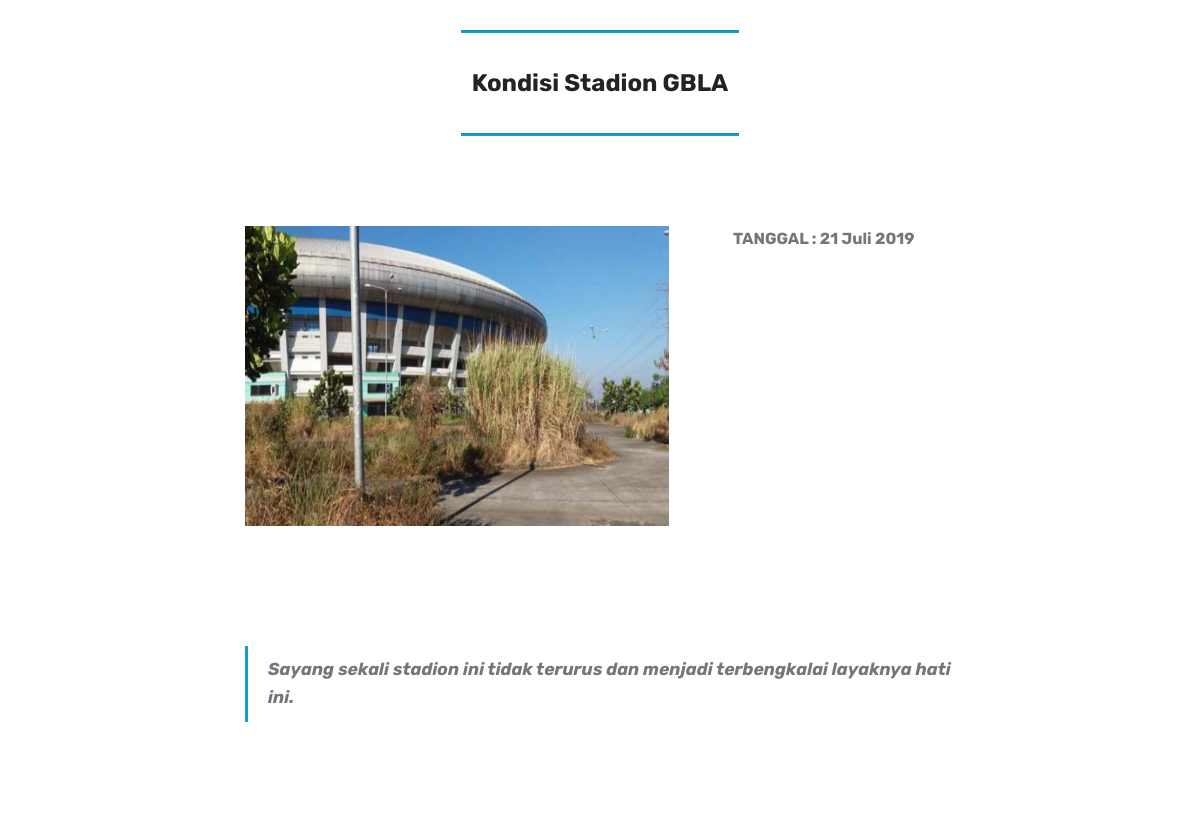
/lanjutberita1.php, run on the app's committed database.
### tables this page shows
CREATE TABLE IF NOT EXISTS `berita` (
`id_file` int(20) NOT NULL,
  `judul` varchar(300) NOT NULL,
  `tanggal` varchar(20) NOT NULL,
  `isi_singkat` varchar(300) NOT NULL,
  `isi_lengkap` longtext NOT NULL,
  `nama_file` varchar(300) NOT NULL
);

### lanjutberita1.php (the view, shortened to what this page needs)
<!DOCTYPE html>
<html  >
<head>
  <link rel="stylesheet" href="etc5/assets/tether/tether.min.css">
  <link rel="stylesheet" href="etc5/assets/bootstrap/css/bootstrap.min.css">
  <link rel="stylesheet" href="etc5/assets/bootstrap/css/bootstrap-grid.min.css">
  <link rel="stylesheet" href="etc5/assets/bootstrap/css/bootstrap-reboot.min.css">
  <link rel="stylesheet" href="etc5/assets/theme/css/style.css">
  <link rel="stylesheet" href="etc5/assets/mobirise/css/mbr-additional.css" type="text/css">
</head>
<body><?php
  $query_mysql = mysql_query("SELECT * FROM berita WHERE id_file = '1'")or die(mysql_error());
  while($data = mysql_fetch_array($query_mysql)){
  ?>
  <section class="mbr-section article content9 cid-rwh3Hn5seR" id="content9-h">
    <div class="container">
        <div class="inner-container" style="width: 100%;">
            <hr class="line" style="width: 25%;">
            <div class="section-text align-center mbr-fonts-style display-5"><strong>
                    <?php echo $data['judul'] ?></div>
            <hr class="line" style="width: 25%;">
        </div>
        </div>
</section>
<section class="engine"><a href="https://mobirise.info/d">web maker</a></section><section class="mbr-section content6 cid-rwh3cw7SiJ" id="content6-e">
    <div class="container">
        <div class="media-container-row">
            <div class="col-12 col-md-8">
                <div class="media-container-row">
                    <div class="mbr-figure" style="width: 200%;">
                      <img src="<?php echo "fileberita/".$data['nama_file']; ?>" width="700" height="300">
                    </div>
                    <div class="media-content">
                        <div class="mbr-section-text">
                            <p class="mbr-text mb-0 mbr-fonts-style display-7">
                               <strong>TANGGAL : </strong> <?php echo $data['tanggal'] ?>
                            </p>
                        </div>
                    </div>
                </div>
            </div>
        </div>
    </div>
</section>
<section class="mbr-section article content1 cid-rwh3mL30mn" id="content2-f">
    <div class="container">
        <div class="media-container-row">
            <div class="mbr-text col-12 col-md-8 mbr-fonts-style display-7">
                <blockquote> <?php echo $data['isi_lengkap'] ?></blockquote>
            </div>
        </div>
    </div>
</section>
<?php } ?>
</body>
</html>

### etc5/assets/theme/css/style.css (style rules this page uses)
section { background-color: #eeeeee; }
section, .container, .container-fluid { position: relative; word-wrap: break-word; }
body { color: #232323; }
b, strong { font-weight: bold; }
blockquote { padding: 10px 0 10px 20px; position: relative; border-left: 2px solid; border-color: #ff3366; }
body { position: relative; }
section { background-position: 50% 50%; background-repeat: no-repeat; background-size: cover; }
.align-center { text-align: center; }
.media-content { -webkit-flex-basis: 100%; flex-basis: 100%; }
.media-container-row { display: -ms-flexbox; display: -webkit-flex; display: flex; -webkit-flex-direction: row; -ms-flex-direction: row; flex-direction: row; -webkit-flex-wrap: wrap; -ms-flex-wrap: wrap; flex-wrap: wrap; -webkit-justify-content: center; -ms-flex-pack: center; justify-content: center; -webkit-align-content: center; -ms-flex-line-pack: center; align-content: center; -webkit-align-items: start; -ms-flex-align: start; align-items: start; }
@media (min-width: 992px) { .media-container-row { -webkit-flex-wrap: nowrap; -ms-flex-wrap: nowrap; flex-wrap: nowrap; } }
.mbr-figure img, .mbr-figure iframe { display: block; width: 100%; }
.mbr-figure { -ms-flex-item-align: center; -ms-grid-row-align: center; -webkit-align-self: center; align-self: center; }
.mbr-figure img, .card-img img { width: 100%; }

### etc5/assets/mobirise/css/mbr-additional.css (style rules this page uses)
body { font-style: normal; line-height: 1.5; }
.mbr-text { font-style: normal; line-height: 1.6; }
.display-5 { font-family: 'Rubik', sans-serif; font-size: 1.5rem; }
.display-7 { font-family: 'Rubik', sans-serif; font-size: 1rem; }
blockquote { font-style: italic; padding: 10px 0 10px 20px; font-size: 1.09rem; position: relative; border-color: #149dcc; border-width: 3px; }
ul, ol, pre, blockquote { margin-bottom: 2.3125rem; }
html, body { height: auto; min-height: 100vh; }
.cid-rwh3Hn5seR { padding-top: 30px; padding-bottom: 30px; background-color: #ffffff; }
.cid-rwh3Hn5seR .line { background-color: #149dcc; color: #149dcc; align: center; height: 2px; margin: 0 auto; }
.cid-rwh3Hn5seR .section-text { padding: 2rem 0; }
.cid-rwh3Hn5seR .inner-container { margin: 0 auto; }
.cid-rwh3cw7SiJ { padding-top: 60px; padding-bottom: 60px; background-color: #ffffff; }
@media (min-width: 992px) { .cid-rwh3cw7SiJ .mbr-figure { padding-right: 4rem; } }
.cid-rwh3cw7SiJ .mbr-text { color: #767676; }
.cid-rwh3mL30mn { padding-top: 60px; padding-bottom: 60px; background-color: #ffffff; }
.cid-rwh3mL30mn .mbr-text, .cid-rwh3mL30mn blockquote { color: #767676; }

### data on the page
berita: judul "Kondisi Stadion GBLA", nama_file (picture), tanggal "21 Juli 2019", isi_lengkap "Sayang sekali stadion ini tidak terurus dan menjadi terbengkalai layaknya hati ini."
